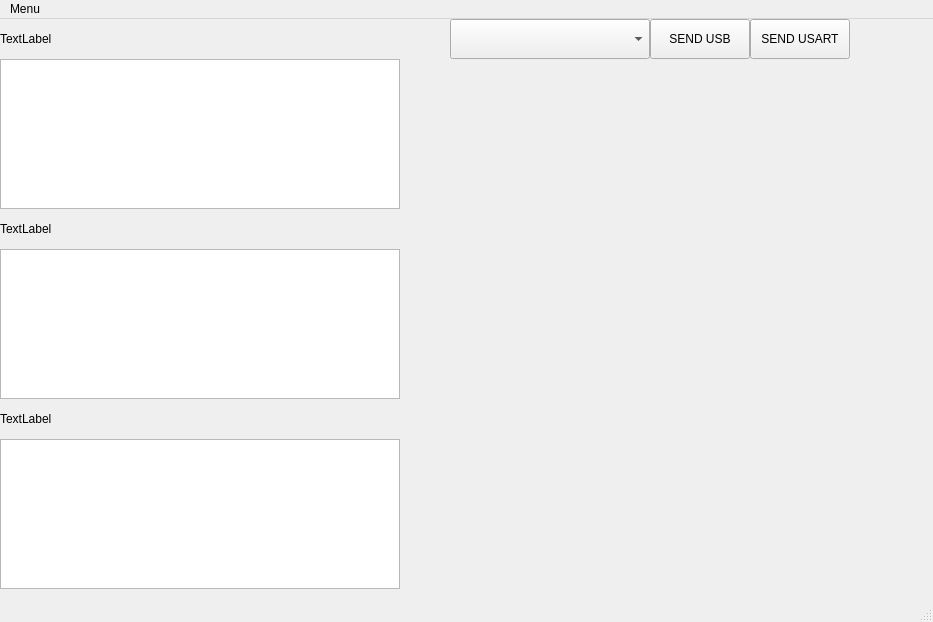
<?xml version="1.0" encoding="UTF-8"?>
<ui version="4.0">
 <class>MainWindow</class>
 <widget class="QMainWindow" name="MainWindow">
  <property name="geometry">
   <rect>
    <x>0</x>
    <y>0</y>
    <width>933</width>
    <height>622</height>
   </rect>
  </property>
  <property name="windowTitle">
   <string>MainWindow</string>
  </property>
  <widget class="QWidget" name="centralwidget">
   <widget class="QLabel" name="estadoUSB">
    <property name="geometry">
     <rect>
      <x>0</x>
      <y>0</y>
      <width>400</width>
      <height>40</height>
     </rect>
    </property>
    <property name="text">
     <string>TextLabel</string>
    </property>
   </widget>
   <widget class="QTextBrowser" name="textUSB">
    <property name="geometry">
     <rect>
      <x>0</x>
      <y>40</y>
      <width>400</width>
      <height>150</height>
     </rect>
    </property>
   </widget>
   <widget class="QTextBrowser" name="textUSART">
    <property name="geometry">
     <rect>
      <x>0</x>
      <y>230</y>
      <width>400</width>
      <height>150</height>
     </rect>
    </property>
   </widget>
   <widget class="QLabel" name="estadoUSART">
    <property name="geometry">
     <rect>
      <x>0</x>
      <y>190</y>
      <width>400</width>
      <height>40</height>
     </rect>
    </property>
    <property name="text">
     <string>TextLabel</string>
    </property>
   </widget>
   <widget class="QTextBrowser" name="textWIFI">
    <property name="geometry">
     <rect>
      <x>0</x>
      <y>420</y>
      <width>400</width>
      <height>150</height>
     </rect>
    </property>
   </widget>
   <widget class="QLabel" name="estadoWIFI">
    <property name="geometry">
     <rect>
      <x>0</x>
      <y>380</y>
      <width>400</width>
      <height>40</height>
     </rect>
    </property>
    <property name="text">
     <string>TextLabel</string>
    </property>
   </widget>
   <widget class="QComboBox" name="messageBox">
    <property name="geometry">
     <rect>
      <x>450</x>
      <y>0</y>
      <width>200</width>
      <height>40</height>
     </rect>
    </property>
   </widget>
   <widget class="QPushButton" name="pushButtonSend">
    <property name="geometry">
     <rect>
      <x>650</x>
      <y>0</y>
      <width>100</width>
      <height>40</height>
     </rect>
    </property>
    <property name="text">
     <string>SEND USB</string>
    </property>
   </widget>
   <widget class="QPushButton" name="pushButtonSend_2">
    <property name="geometry">
     <rect>
      <x>750</x>
      <y>0</y>
      <width>100</width>
      <height>40</height>
     </rect>
    </property>
    <property name="text">
     <string>SEND USART</string>
    </property>
   </widget>
  </widget>
  <widget class="QMenuBar" name="menubar">
   <property name="geometry">
    <rect>
     <x>0</x>
     <y>0</y>
     <width>933</width>
     <height>25</height>
    </rect>
   </property>
   <widget class="QMenu" name="menuMenu">
    <property name="title">
     <string>Menu</string>
    </property>
    <widget class="QMenu" name="menuComunicacion">
     <property name="title">
      <string>Comunicacion</string>
     </property>
     <widget class="QMenu" name="menuWiFi">
      <property name="title">
       <string>WiFi</string>
      </property>
      <addaction name="actionConfiguracion"/>
      <addaction name="actionConectar_WiFi"/>
      <addaction name="actionDesconectar_WiFi"/>
     </widget>
     <widget class="QMenu" name="menuUSB">
      <property name="title">
       <string>USB</string>
      </property>
      <addaction name="actionConfiguracion_2"/>
      <addaction name="actionConectar_USB"/>
      <addaction name="actionDesconectar_USB"/>
     </widget>
     <widget class="QMenu" name="menuUSART">
      <property name="title">
       <string>USART</string>
      </property>
      <addaction name="actionConfiguracion_3"/>
      <addaction name="actionConectar_USART"/>
      <addaction name="actionDesconectar_USART"/>
     </widget>
     <addaction name="menuWiFi"/>
     <addaction name="menuUSB"/>
     <addaction name="menuUSART"/>
    </widget>
    <addaction name="menuComunicacion"/>
    <addaction name="actionSalir"/>
   </widget>
   <addaction name="menuMenu"/>
  </widget>
  <widget class="QStatusBar" name="statusbar"/>
  <action name="actionSalir">
   <property name="text">
    <string>Salir</string>
   </property>
  </action>
  <action name="actionEscaneo_de_puertos">
   <property name="text">
    <string>Escaneo de puertos</string>
   </property>
  </action>
  <action name="actionConectar">
   <property name="text">
    <string>Conectar</string>
   </property>
  </action>
  <action name="actionDesconectar">
   <property name="text">
    <string>Desconectar</string>
   </property>
  </action>
  <action name="actionConfiguracion">
   <property name="text">
    <string>Configuracion</string>
   </property>
  </action>
  <action name="actionConectar_WiFi">
   <property name="text">
    <string>Conectar WiFi</string>
   </property>
  </action>
  <action name="actionDesconectar_WiFi">
   <property name="text">
    <string>Desconectar WiFi</string>
   </property>
  </action>
  <action name="actionConfiguracion_2">
   <property name="text">
    <string>Configuracion </string>
   </property>
  </action>
  <action name="actionConectar_USB">
   <property name="text">
    <string>Conectar USB</string>
   </property>
  </action>
  <action name="actionDesconectar_USB">
   <property name="text">
    <string>Desconectar USB</string>
   </property>
  </action>
  <action name="actionConfiguracion_3">
   <property name="text">
    <string>Configuracion</string>
   </property>
  </action>
  <action name="actionConectar_USART">
   <property name="text">
    <string>Conectar USART</string>
   </property>
  </action>
  <action name="actionDesconectar_USART">
   <property name="text">
    <string>Desconectar USART</string>
   </property>
  </action>
 </widget>
 <resources/>
 <connections/>
</ui>
